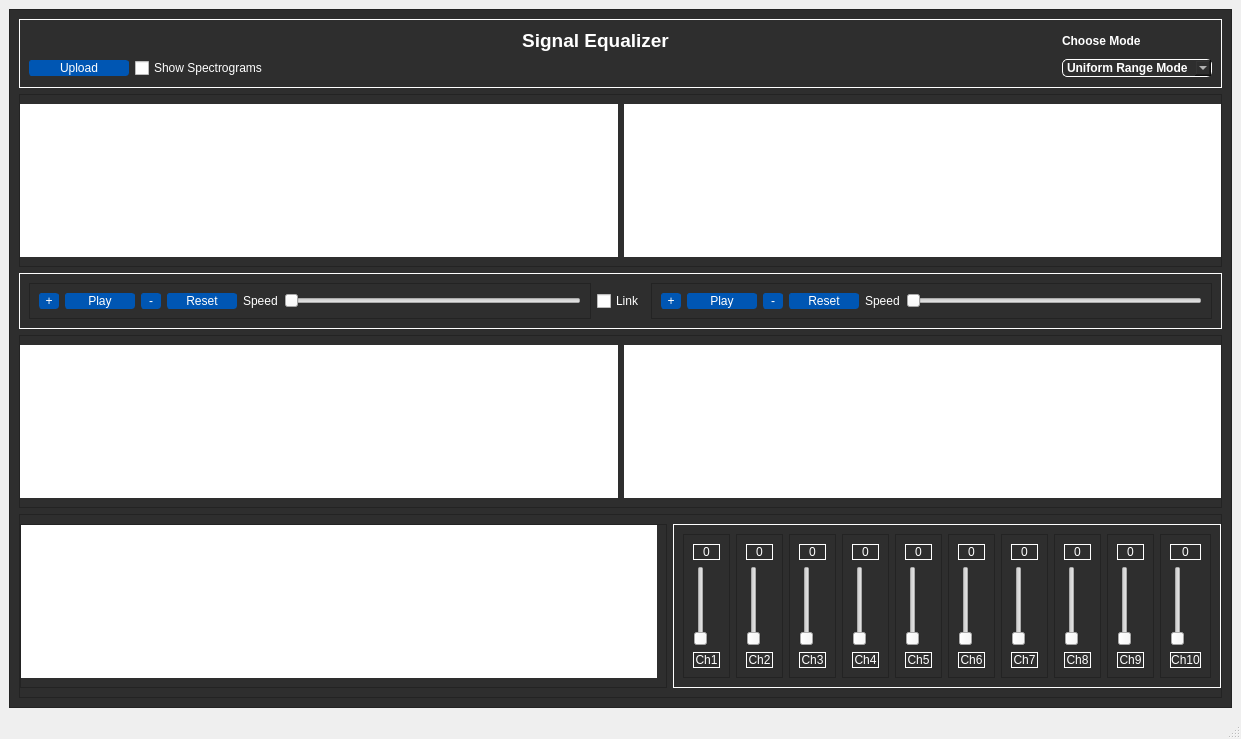
<?xml version="1.0" encoding="UTF-8"?>
<ui version="4.0">
 <class>MainWindow</class>
 <widget class="QMainWindow" name="MainWindow">
  <property name="geometry">
   <rect>
    <x>0</x>
    <y>0</y>
    <width>1241</width>
    <height>739</height>
   </rect>
  </property>
  <property name="windowTitle">
   <string>MainWindow</string>
  </property>
  <widget class="QWidget" name="centralwidget">
   <property name="styleSheet">
    <string notr="true">QFrame{
background-color: #2E2E2E; /* Dark grey */
color: white; /* Optional: Set text color to white for better contrast */
}

PlotWidget{
background-color: #FFFFFF; /* Dark grey */
}</string>
   </property>
   <layout class="QGridLayout" name="gridLayout">
    <item row="0" column="0">
     <widget class="QFrame" name="frame">
      <property name="styleSheet">
       <string notr="true"/>
      </property>
      <property name="frameShape">
       <enum>QFrame::Shape::StyledPanel</enum>
      </property>
      <property name="frameShadow">
       <enum>QFrame::Shadow::Raised</enum>
      </property>
      <layout class="QVBoxLayout" name="verticalLayout">
       <item>
        <widget class="QFrame" name="frame_2">
         <property name="styleSheet">
          <string notr="true"/>
         </property>
         <property name="frameShape">
          <enum>QFrame::Shape::Box</enum>
         </property>
         <property name="frameShadow">
          <enum>QFrame::Shadow::Plain</enum>
         </property>
         <layout class="QGridLayout" name="gridLayout_3">
          <item row="1" column="3">
           <widget class="QComboBox" name="comboBox">
            <property name="maximumSize">
             <size>
              <width>150</width>
              <height>16777215</height>
             </size>
            </property>
            <property name="font">
             <font>
              <bold>true</bold>
             </font>
            </property>
            <property name="styleSheet">
             <string notr="true">QComboBox {
    background-color: #2E2E2E; /* Blue background */
    color: white;                /* White text */
    border: 1px solid #FFFFFF;   /* Border color */
    border-radius: 5px;          /* Rounded corners */
}

</string>
            </property>
            <property name="iconSize">
             <size>
              <width>16</width>
              <height>16</height>
             </size>
            </property>
            <property name="frame">
             <bool>true</bool>
            </property>
            <item>
             <property name="text">
              <string>Uniform Range Mode</string>
             </property>
            </item>
            <item>
             <property name="text">
              <string>Musical Instrumantents Mode</string>
             </property>
            </item>
            <item>
             <property name="text">
              <string>Animal Soounds Mode</string>
             </property>
            </item>
            <item>
             <property name="text">
              <string>ECG Abnoramilities Mode</string>
             </property>
            </item>
           </widget>
          </item>
          <item row="0" column="3">
           <widget class="QLabel" name="label">
            <property name="font">
             <font>
              <bold>true</bold>
             </font>
            </property>
            <property name="text">
             <string>Choose Mode</string>
            </property>
           </widget>
          </item>
          <item row="1" column="1">
           <widget class="QCheckBox" name="checkBox">
            <property name="styleSheet">
             <string notr="true">color: white;</string>
            </property>
            <property name="text">
             <string>Show Spectrograms</string>
            </property>
           </widget>
          </item>
          <item row="0" column="1" alignment="|Qt::AlignmentFlag::AlignTop">
           <widget class="QLabel" name="label_24">
            <property name="font">
             <font>
              <pointsize>14</pointsize>
              <bold>true</bold>
             </font>
            </property>
            <property name="text">
             <string>Signal Equalizer</string>
            </property>
            <property name="alignment">
             <set>Qt::AlignmentFlag::AlignCenter</set>
            </property>
           </widget>
          </item>
          <item row="1" column="0">
           <widget class="QPushButton" name="pushButton">
            <property name="sizePolicy">
             <sizepolicy hsizetype="Preferred" vsizetype="Fixed">
              <horstretch>0</horstretch>
              <verstretch>0</verstretch>
             </sizepolicy>
            </property>
            <property name="maximumSize">
             <size>
              <width>100</width>
              <height>16777215</height>
             </size>
            </property>
            <property name="styleSheet">
             <string notr="true">QPushButton {
    background-color: #0056b3;   /* Blue background */
    color: white;                /* White text */
    border: 1px solid #0056b3;   /* Border color */
    border-radius: 3px;          /* Rounded corners */
}

</string>
            </property>
            <property name="text">
             <string>Upload</string>
            </property>
           </widget>
          </item>
         </layout>
        </widget>
       </item>
       <item>
        <widget class="QFrame" name="frame_3">
         <property name="frameShape">
          <enum>QFrame::Shape::StyledPanel</enum>
         </property>
         <property name="frameShadow">
          <enum>QFrame::Shadow::Raised</enum>
         </property>
         <layout class="QHBoxLayout" name="horizontalLayout_2">
          <property name="leftMargin">
           <number>0</number>
          </property>
          <property name="rightMargin">
           <number>0</number>
          </property>
          <item>
           <widget class="PlotWidget" name="graphicsView">
            <property name="styleSheet">
             <string notr="true">background-color:white;</string>
            </property>
            <property name="frameShape">
             <enum>QFrame::Shape::Box</enum>
            </property>
            <property name="frameShadow">
             <enum>QFrame::Shadow::Plain</enum>
            </property>
            <property name="alignment">
             <set>Qt::AlignmentFlag::AlignCenter</set>
            </property>
           </widget>
          </item>
          <item>
           <widget class="PlotWidget" name="graphicsView_2">
            <property name="styleSheet">
             <string notr="true">background-color:white;</string>
            </property>
            <property name="frameShape">
             <enum>QFrame::Shape::Box</enum>
            </property>
            <property name="frameShadow">
             <enum>QFrame::Shadow::Plain</enum>
            </property>
           </widget>
          </item>
         </layout>
        </widget>
       </item>
       <item>
        <widget class="QFrame" name="frame_8">
         <property name="frameShape">
          <enum>QFrame::Shape::Box</enum>
         </property>
         <property name="frameShadow">
          <enum>QFrame::Shadow::Plain</enum>
         </property>
         <layout class="QHBoxLayout" name="horizontalLayout_4">
          <item>
           <widget class="QFrame" name="frame_4">
            <property name="styleSheet">
             <string notr="true">QPushButton {
    background-color: #0056b3;   /* Blue background */
    color: white;                /* White text */
    border: 1px solid #0056b3;   /* Border color */
    border-radius: 3px;          /* Rounded corners */
}

</string>
            </property>
            <property name="frameShape">
             <enum>QFrame::Shape::StyledPanel</enum>
            </property>
            <property name="frameShadow">
             <enum>QFrame::Shadow::Raised</enum>
            </property>
            <layout class="QHBoxLayout" name="horizontalLayout_3">
             <item>
              <widget class="QPushButton" name="pushButton_3">
               <property name="sizePolicy">
                <sizepolicy hsizetype="Fixed" vsizetype="Fixed">
                 <horstretch>0</horstretch>
                 <verstretch>0</verstretch>
                </sizepolicy>
               </property>
               <property name="minimumSize">
                <size>
                 <width>20</width>
                 <height>0</height>
                </size>
               </property>
               <property name="maximumSize">
                <size>
                 <width>20</width>
                 <height>16777215</height>
                </size>
               </property>
               <property name="text">
                <string>+</string>
               </property>
              </widget>
             </item>
             <item>
              <widget class="QPushButton" name="pushButton_4">
               <property name="minimumSize">
                <size>
                 <width>70</width>
                 <height>0</height>
                </size>
               </property>
               <property name="text">
                <string>Play</string>
               </property>
              </widget>
             </item>
             <item>
              <widget class="QPushButton" name="pushButton_5">
               <property name="minimumSize">
                <size>
                 <width>20</width>
                 <height>0</height>
                </size>
               </property>
               <property name="maximumSize">
                <size>
                 <width>20</width>
                 <height>16777215</height>
                </size>
               </property>
               <property name="text">
                <string>-</string>
               </property>
              </widget>
             </item>
             <item>
              <widget class="QPushButton" name="pushButton_6">
               <property name="sizePolicy">
                <sizepolicy hsizetype="Fixed" vsizetype="Fixed">
                 <horstretch>0</horstretch>
                 <verstretch>0</verstretch>
                </sizepolicy>
               </property>
               <property name="minimumSize">
                <size>
                 <width>70</width>
                 <height>0</height>
                </size>
               </property>
               <property name="styleSheet">
                <string notr="true">QPushButton {
    background-color: #0056b3;   /* Blue background */
    color: white;                /* White text */
    border: 1px solid #0056b3;   /* Border color */
    border-radius: 3px;          /* Rounded corners */
}
QPushButton:pressed {
    background-color: #0056b3;   /* Darker blue when pressed */
}
</string>
               </property>
               <property name="text">
                <string>Reset</string>
               </property>
              </widget>
             </item>
             <item>
              <widget class="QLabel" name="label_2">
               <property name="text">
                <string>Speed</string>
               </property>
              </widget>
             </item>
             <item>
              <widget class="QSlider" name="horizontalSlider">
               <property name="orientation">
                <enum>Qt::Orientation::Horizontal</enum>
               </property>
              </widget>
             </item>
            </layout>
           </widget>
          </item>
          <item>
           <widget class="QCheckBox" name="checkBox_2">
            <property name="styleSheet">
             <string notr="true">color:white;</string>
            </property>
            <property name="text">
             <string>Link</string>
            </property>
           </widget>
          </item>
          <item>
           <widget class="QFrame" name="frame_7">
            <property name="styleSheet">
             <string notr="true">QPushButton {
    background-color: #0056b3;   /* Blue background */
    color: white;                /* White text */
    border: 1px solid #0056b3;   /* Border color */
    border-radius: 3px;          /* Rounded corners */
}</string>
            </property>
            <property name="frameShape">
             <enum>QFrame::Shape::StyledPanel</enum>
            </property>
            <property name="frameShadow">
             <enum>QFrame::Shadow::Raised</enum>
            </property>
            <layout class="QGridLayout" name="gridLayout_6">
             <item row="1" column="0">
              <widget class="QPushButton" name="pushButton_7">
               <property name="minimumSize">
                <size>
                 <width>20</width>
                 <height>0</height>
                </size>
               </property>
               <property name="maximumSize">
                <size>
                 <width>20</width>
                 <height>16777215</height>
                </size>
               </property>
               <property name="text">
                <string>+</string>
               </property>
              </widget>
             </item>
             <item row="1" column="5">
              <widget class="QSlider" name="horizontalSlider_2">
               <property name="orientation">
                <enum>Qt::Orientation::Horizontal</enum>
               </property>
              </widget>
             </item>
             <item row="1" column="4">
              <widget class="QLabel" name="label_3">
               <property name="text">
                <string>Speed</string>
               </property>
              </widget>
             </item>
             <item row="1" column="2">
              <widget class="QPushButton" name="pushButton_9">
               <property name="minimumSize">
                <size>
                 <width>20</width>
                 <height>0</height>
                </size>
               </property>
               <property name="maximumSize">
                <size>
                 <width>20</width>
                 <height>16777215</height>
                </size>
               </property>
               <property name="text">
                <string>-</string>
               </property>
              </widget>
             </item>
             <item row="1" column="3">
              <widget class="QPushButton" name="pushButton_10">
               <property name="minimumSize">
                <size>
                 <width>70</width>
                 <height>0</height>
                </size>
               </property>
               <property name="text">
                <string>Reset</string>
               </property>
              </widget>
             </item>
             <item row="1" column="1">
              <widget class="QPushButton" name="pushButton_8">
               <property name="minimumSize">
                <size>
                 <width>70</width>
                 <height>0</height>
                </size>
               </property>
               <property name="text">
                <string>Play</string>
               </property>
              </widget>
             </item>
            </layout>
           </widget>
          </item>
         </layout>
        </widget>
       </item>
       <item>
        <widget class="QFrame" name="frame_5">
         <property name="frameShape">
          <enum>QFrame::Shape::StyledPanel</enum>
         </property>
         <property name="frameShadow">
          <enum>QFrame::Shadow::Raised</enum>
         </property>
         <layout class="QHBoxLayout" name="horizontalLayout_5">
          <property name="leftMargin">
           <number>0</number>
          </property>
          <property name="rightMargin">
           <number>0</number>
          </property>
          <item>
           <widget class="PlotWidget" name="graphicsView_3">
            <property name="styleSheet">
             <string notr="true">background-color:white;</string>
            </property>
            <property name="frameShape">
             <enum>QFrame::Shape::Box</enum>
            </property>
            <property name="frameShadow">
             <enum>QFrame::Shadow::Plain</enum>
            </property>
           </widget>
          </item>
          <item>
           <widget class="PlotWidget" name="graphicsView_4">
            <property name="styleSheet">
             <string notr="true">background-color:white;</string>
            </property>
            <property name="frameShape">
             <enum>QFrame::Shape::Box</enum>
            </property>
            <property name="frameShadow">
             <enum>QFrame::Shadow::Plain</enum>
            </property>
           </widget>
          </item>
         </layout>
        </widget>
       </item>
       <item>
        <widget class="QFrame" name="frame_6">
         <property name="frameShape">
          <enum>QFrame::Shape::StyledPanel</enum>
         </property>
         <property name="frameShadow">
          <enum>QFrame::Shadow::Raised</enum>
         </property>
         <layout class="QHBoxLayout" name="horizontalLayout_7">
          <property name="leftMargin">
           <number>0</number>
          </property>
          <property name="rightMargin">
           <number>0</number>
          </property>
          <item>
           <widget class="QFrame" name="frame_9">
            <property name="sizePolicy">
             <sizepolicy hsizetype="Preferred" vsizetype="Preferred">
              <horstretch>0</horstretch>
              <verstretch>0</verstretch>
             </sizepolicy>
            </property>
            <property name="minimumSize">
             <size>
              <width>0</width>
              <height>0</height>
             </size>
            </property>
            <property name="maximumSize">
             <size>
              <width>16777215</width>
              <height>16777215</height>
             </size>
            </property>
            <property name="frameShape">
             <enum>QFrame::Shape::StyledPanel</enum>
            </property>
            <property name="frameShadow">
             <enum>QFrame::Shadow::Raised</enum>
            </property>
            <layout class="QVBoxLayout" name="verticalLayout_12">
             <property name="sizeConstraint">
              <enum>QLayout::SizeConstraint::SetDefaultConstraint</enum>
             </property>
             <property name="leftMargin">
              <number>0</number>
             </property>
             <property name="topMargin">
              <number>0</number>
             </property>
             <item>
              <widget class="PlotWidget" name="graphicsView_5">
               <property name="sizePolicy">
                <sizepolicy hsizetype="Expanding" vsizetype="Expanding">
                 <horstretch>0</horstretch>
                 <verstretch>0</verstretch>
                </sizepolicy>
               </property>
               <property name="maximumSize">
                <size>
                 <width>16777215</width>
                 <height>16777215</height>
                </size>
               </property>
               <property name="styleSheet">
                <string notr="true">background-color:white;</string>
               </property>
               <property name="frameShape">
                <enum>QFrame::Shape::Box</enum>
               </property>
               <property name="frameShadow">
                <enum>QFrame::Shadow::Plain</enum>
               </property>
              </widget>
             </item>
            </layout>
           </widget>
          </item>
          <item>
           <widget class="QFrame" name="frame_10">
            <property name="minimumSize">
             <size>
              <width>0</width>
              <height>0</height>
             </size>
            </property>
            <property name="frameShape">
             <enum>QFrame::Shape::Box</enum>
            </property>
            <property name="frameShadow">
             <enum>QFrame::Shadow::Plain</enum>
            </property>
            <layout class="QHBoxLayout" name="horizontalLayout">
             <item>
              <widget class="QFrame" name="frame_11">
               <property name="frameShape">
                <enum>QFrame::Shape::StyledPanel</enum>
               </property>
               <property name="frameShadow">
                <enum>QFrame::Shadow::Raised</enum>
               </property>
               <layout class="QVBoxLayout" name="verticalLayout_4">
                <item>
                 <widget class="QLabel" name="label_4">
                  <property name="frameShape">
                   <enum>QFrame::Shape::Box</enum>
                  </property>
                  <property name="text">
                   <string>0</string>
                  </property>
                  <property name="alignment">
                   <set>Qt::AlignmentFlag::AlignCenter</set>
                  </property>
                 </widget>
                </item>
                <item alignment="">
                 <widget class="QSlider" name="verticalSlider">
                  <property name="orientation">
                   <enum>Qt::Orientation::Vertical</enum>
                  </property>
                 </widget>
                </item>
                <item>
                 <widget class="QLabel" name="label_5">
                  <property name="minimumSize">
                   <size>
                    <width>27</width>
                    <height>0</height>
                   </size>
                  </property>
                  <property name="maximumSize">
                   <size>
                    <width>40</width>
                    <height>16777215</height>
                   </size>
                  </property>
                  <property name="frameShape">
                   <enum>QFrame::Shape::Box</enum>
                  </property>
                  <property name="frameShadow">
                   <enum>QFrame::Shadow::Plain</enum>
                  </property>
                  <property name="text">
                   <string>Ch1</string>
                  </property>
                  <property name="alignment">
                   <set>Qt::AlignmentFlag::AlignCenter</set>
                  </property>
                  <property name="margin">
                   <number>2</number>
                  </property>
                 </widget>
                </item>
               </layout>
              </widget>
             </item>
             <item>
              <widget class="QFrame" name="frame_12">
               <property name="frameShape">
                <enum>QFrame::Shape::StyledPanel</enum>
               </property>
               <property name="frameShadow">
                <enum>QFrame::Shadow::Raised</enum>
               </property>
               <layout class="QVBoxLayout" name="verticalLayout_5">
                <item>
                 <widget class="QLabel" name="label_7">
                  <property name="frameShape">
                   <enum>QFrame::Shape::Box</enum>
                  </property>
                  <property name="text">
                   <string>0</string>
                  </property>
                  <property name="alignment">
                   <set>Qt::AlignmentFlag::AlignCenter</set>
                  </property>
                 </widget>
                </item>
                <item alignment="">
                 <widget class="QSlider" name="verticalSlider_2">
                  <property name="orientation">
                   <enum>Qt::Orientation::Vertical</enum>
                  </property>
                 </widget>
                </item>
                <item>
                 <widget class="QLabel" name="label_6">
                  <property name="minimumSize">
                   <size>
                    <width>27</width>
                    <height>0</height>
                   </size>
                  </property>
                  <property name="maximumSize">
                   <size>
                    <width>40</width>
                    <height>16777215</height>
                   </size>
                  </property>
                  <property name="frameShape">
                   <enum>QFrame::Shape::Box</enum>
                  </property>
                  <property name="frameShadow">
                   <enum>QFrame::Shadow::Plain</enum>
                  </property>
                  <property name="text">
                   <string>Ch2</string>
                  </property>
                  <property name="alignment">
                   <set>Qt::AlignmentFlag::AlignCenter</set>
                  </property>
                  <property name="margin">
                   <number>2</number>
                  </property>
                 </widget>
                </item>
               </layout>
              </widget>
             </item>
             <item>
              <widget class="QFrame" name="frame_13">
               <property name="frameShape">
                <enum>QFrame::Shape::StyledPanel</enum>
               </property>
               <property name="frameShadow">
                <enum>QFrame::Shadow::Raised</enum>
               </property>
               <layout class="QVBoxLayout" name="verticalLayout_6">
                <item>
                 <widget class="QLabel" name="label_9">
                  <property name="frameShape">
                   <enum>QFrame::Shape::Box</enum>
                  </property>
                  <property name="text">
                   <string>0</string>
                  </property>
                  <property name="alignment">
                   <set>Qt::AlignmentFlag::AlignCenter</set>
                  </property>
                 </widget>
                </item>
                <item alignment="">
                 <widget class="QSlider" name="verticalSlider_3">
                  <property name="orientation">
                   <enum>Qt::Orientation::Vertical</enum>
                  </property>
                 </widget>
                </item>
                <item>
                 <widget class="QLabel" name="label_8">
                  <property name="minimumSize">
                   <size>
                    <width>27</width>
                    <height>0</height>
                   </size>
                  </property>
                  <property name="maximumSize">
                   <size>
                    <width>40</width>
                    <height>16777215</height>
                   </size>
                  </property>
                  <property name="frameShape">
                   <enum>QFrame::Shape::Box</enum>
                  </property>
                  <property name="frameShadow">
                   <enum>QFrame::Shadow::Plain</enum>
                  </property>
                  <property name="text">
                   <string>Ch3</string>
                  </property>
                  <property name="alignment">
                   <set>Qt::AlignmentFlag::AlignCenter</set>
                  </property>
                  <property name="margin">
                   <number>2</number>
                  </property>
                 </widget>
                </item>
               </layout>
              </widget>
             </item>
             <item>
              <widget class="QFrame" name="frame_14">
               <property name="frameShape">
                <enum>QFrame::Shape::StyledPanel</enum>
               </property>
               <property name="frameShadow">
                <enum>QFrame::Shadow::Raised</enum>
               </property>
               <layout class="QVBoxLayout" name="verticalLayout_7">
                <item>
                 <widget class="QLabel" name="label_11">
                  <property name="frameShape">
                   <enum>QFrame::Shape::Box</enum>
                  </property>
                  <property name="text">
                   <string>0</string>
                  </property>
                  <property name="alignment">
                   <set>Qt::AlignmentFlag::AlignCenter</set>
                  </property>
                 </widget>
                </item>
                <item alignment="">
                 <widget class="QSlider" name="verticalSlider_4">
                  <property name="orientation">
                   <enum>Qt::Orientation::Vertical</enum>
                  </property>
                 </widget>
                </item>
                <item>
                 <widget class="QLabel" name="label_10">
                  <property name="minimumSize">
                   <size>
                    <width>27</width>
                    <height>0</height>
                   </size>
                  </property>
                  <property name="maximumSize">
                   <size>
                    <width>40</width>
                    <height>16777215</height>
                   </size>
                  </property>
                  <property name="frameShape">
                   <enum>QFrame::Shape::Box</enum>
                  </property>
                  <property name="frameShadow">
                   <enum>QFrame::Shadow::Plain</enum>
                  </property>
                  <property name="text">
                   <string>Ch4</string>
                  </property>
                  <property name="alignment">
                   <set>Qt::AlignmentFlag::AlignCenter</set>
                  </property>
                  <property name="margin">
                   <number>2</number>
                  </property>
                 </widget>
                </item>
               </layout>
              </widget>
             </item>
             <item>
              <widget class="QFrame" name="frame_19">
               <property name="frameShape">
                <enum>QFrame::Shape::StyledPanel</enum>
               </property>
               <property name="frameShadow">
                <enum>QFrame::Shadow::Raised</enum>
               </property>
               <layout class="QVBoxLayout" name="verticalLayout_8">
                <item>
                 <widget class="QLabel" name="label_21">
                  <property name="frameShape">
                   <enum>QFrame::Shape::Box</enum>
                  </property>
                  <property name="text">
                   <string>0</string>
                  </property>
                  <property name="alignment">
                   <set>Qt::AlignmentFlag::AlignCenter</set>
                  </property>
                 </widget>
                </item>
                <item alignment="">
                 <widget class="QSlider" name="verticalSlider_9">
                  <property name="orientation">
                   <enum>Qt::Orientation::Vertical</enum>
                  </property>
                 </widget>
                </item>
                <item>
                 <widget class="QLabel" name="label_20">
                  <property name="minimumSize">
                   <size>
                    <width>27</width>
                    <height>0</height>
                   </size>
                  </property>
                  <property name="maximumSize">
                   <size>
                    <width>40</width>
                    <height>16777215</height>
                   </size>
                  </property>
                  <property name="frameShape">
                   <enum>QFrame::Shape::Box</enum>
                  </property>
                  <property name="frameShadow">
                   <enum>QFrame::Shadow::Plain</enum>
                  </property>
                  <property name="text">
                   <string>Ch5</string>
                  </property>
                  <property name="alignment">
                   <set>Qt::AlignmentFlag::AlignCenter</set>
                  </property>
                  <property name="margin">
                   <number>2</number>
                  </property>
                 </widget>
                </item>
               </layout>
              </widget>
             </item>
             <item>
              <widget class="QFrame" name="frame_15">
               <property name="frameShape">
                <enum>QFrame::Shape::StyledPanel</enum>
               </property>
               <property name="frameShadow">
                <enum>QFrame::Shadow::Raised</enum>
               </property>
               <layout class="QVBoxLayout" name="verticalLayout_9">
                <item>
                 <widget class="QLabel" name="label_13">
                  <property name="frameShape">
                   <enum>QFrame::Shape::Box</enum>
                  </property>
                  <property name="text">
                   <string>0</string>
                  </property>
                  <property name="alignment">
                   <set>Qt::AlignmentFlag::AlignCenter</set>
                  </property>
                 </widget>
                </item>
                <item alignment="">
                 <widget class="QSlider" name="verticalSlider_5">
                  <property name="orientation">
                   <enum>Qt::Orientation::Vertical</enum>
                  </property>
                 </widget>
                </item>
                <item>
                 <widget class="QLabel" name="label_12">
                  <property name="minimumSize">
                   <size>
                    <width>27</width>
                    <height>0</height>
                   </size>
                  </property>
                  <property name="maximumSize">
                   <size>
                    <width>40</width>
                    <height>16777215</height>
                   </size>
                  </property>
                  <property name="frameShape">
                   <enum>QFrame::Shape::Box</enum>
                  </property>
                  <property name="frameShadow">
                   <enum>QFrame::Shadow::Plain</enum>
                  </property>
                  <property name="text">
                   <string>Ch6</string>
                  </property>
                  <property name="alignment">
                   <set>Qt::AlignmentFlag::AlignCenter</set>
                  </property>
                  <property name="margin">
                   <number>2</number>
                  </property>
                 </widget>
                </item>
               </layout>
              </widget>
             </item>
             <item>
              <widget class="QFrame" name="frame_20">
               <property name="frameShape">
                <enum>QFrame::Shape::StyledPanel</enum>
               </property>
               <property name="frameShadow">
                <enum>QFrame::Shadow::Raised</enum>
               </property>
               <layout class="QVBoxLayout" name="verticalLayout_10">
                <item>
                 <widget class="QLabel" name="label_23">
                  <property name="frameShape">
                   <enum>QFrame::Shape::Box</enum>
                  </property>
                  <property name="text">
                   <string>0</string>
                  </property>
                  <property name="alignment">
                   <set>Qt::AlignmentFlag::AlignCenter</set>
                  </property>
                 </widget>
                </item>
                <item alignment="">
                 <widget class="QSlider" name="verticalSlider_10">
                  <property name="orientation">
                   <enum>Qt::Orientation::Vertical</enum>
                  </property>
                 </widget>
                </item>
                <item>
                 <widget class="QLabel" name="label_22">
                  <property name="minimumSize">
                   <size>
                    <width>27</width>
                    <height>0</height>
                   </size>
                  </property>
                  <property name="maximumSize">
                   <size>
                    <width>40</width>
                    <height>16777215</height>
                   </size>
                  </property>
                  <property name="frameShape">
                   <enum>QFrame::Shape::Box</enum>
                  </property>
                  <property name="frameShadow">
                   <enum>QFrame::Shadow::Plain</enum>
                  </property>
                  <property name="text">
                   <string>Ch7</string>
                  </property>
                  <property name="alignment">
                   <set>Qt::AlignmentFlag::AlignCenter</set>
                  </property>
                  <property name="margin">
                   <number>2</number>
                  </property>
                 </widget>
                </item>
               </layout>
              </widget>
             </item>
             <item>
              <widget class="QFrame" name="frame_16">
               <property name="frameShape">
                <enum>QFrame::Shape::StyledPanel</enum>
               </property>
               <property name="frameShadow">
                <enum>QFrame::Shadow::Raised</enum>
               </property>
               <layout class="QVBoxLayout" name="verticalLayout_11">
                <item>
                 <widget class="QLabel" name="label_15">
                  <property name="frameShape">
                   <enum>QFrame::Shape::Box</enum>
                  </property>
                  <property name="text">
                   <string>0</string>
                  </property>
                  <property name="alignment">
                   <set>Qt::AlignmentFlag::AlignCenter</set>
                  </property>
                 </widget>
                </item>
                <item alignment="">
                 <widget class="QSlider" name="verticalSlider_6">
                  <property name="orientation">
                   <enum>Qt::Orientation::Vertical</enum>
                  </property>
                 </widget>
                </item>
                <item>
                 <widget class="QLabel" name="label_14">
                  <property name="minimumSize">
                   <size>
                    <width>27</width>
                    <height>0</height>
                   </size>
                  </property>
                  <property name="maximumSize">
                   <size>
                    <width>40</width>
                    <height>16777215</height>
                   </size>
                  </property>
                  <property name="frameShape">
                   <enum>QFrame::Shape::Box</enum>
                  </property>
                  <property name="frameShadow">
                   <enum>QFrame::Shadow::Plain</enum>
                  </property>
                  <property name="text">
                   <string>Ch8</string>
                  </property>
                  <property name="alignment">
                   <set>Qt::AlignmentFlag::AlignCenter</set>
                  </property>
                  <property name="margin">
                   <number>2</number>
                  </property>
                 </widget>
                </item>
               </layout>
              </widget>
             </item>
             <item>
              <widget class="QFrame" name="frame_17">
               <property name="frameShape">
                <enum>QFrame::Shape::StyledPanel</enum>
               </property>
               <property name="frameShadow">
                <enum>QFrame::Shadow::Raised</enum>
               </property>
               <layout class="QVBoxLayout" name="verticalLayout_3">
                <item>
                 <widget class="QLabel" name="label_17">
                  <property name="frameShape">
                   <enum>QFrame::Shape::Box</enum>
                  </property>
                  <property name="text">
                   <string>0</string>
                  </property>
                  <property name="alignment">
                   <set>Qt::AlignmentFlag::AlignCenter</set>
                  </property>
                 </widget>
                </item>
                <item alignment="">
                 <widget class="QSlider" name="verticalSlider_7">
                  <property name="orientation">
                   <enum>Qt::Orientation::Vertical</enum>
                  </property>
                 </widget>
                </item>
                <item>
                 <widget class="QLabel" name="label_16">
                  <property name="minimumSize">
                   <size>
                    <width>27</width>
                    <height>0</height>
                   </size>
                  </property>
                  <property name="maximumSize">
                   <size>
                    <width>40</width>
                    <height>16777215</height>
                   </size>
                  </property>
                  <property name="frameShape">
                   <enum>QFrame::Shape::Box</enum>
                  </property>
                  <property name="frameShadow">
                   <enum>QFrame::Shadow::Plain</enum>
                  </property>
                  <property name="text">
                   <string>Ch9</string>
                  </property>
                  <property name="alignment">
                   <set>Qt::AlignmentFlag::AlignCenter</set>
                  </property>
                  <property name="margin">
                   <number>2</number>
                  </property>
                 </widget>
                </item>
               </layout>
              </widget>
             </item>
             <item>
              <widget class="QFrame" name="frame_18">
               <property name="frameShape">
                <enum>QFrame::Shape::StyledPanel</enum>
               </property>
               <property name="frameShadow">
                <enum>QFrame::Shadow::Raised</enum>
               </property>
               <layout class="QVBoxLayout" name="verticalLayout_2">
                <item>
                 <widget class="QLabel" name="label_19">
                  <property name="frameShape">
                   <enum>QFrame::Shape::Box</enum>
                  </property>
                  <property name="text">
                   <string>0</string>
                  </property>
                  <property name="alignment">
                   <set>Qt::AlignmentFlag::AlignCenter</set>
                  </property>
                 </widget>
                </item>
                <item alignment="">
                 <widget class="QSlider" name="verticalSlider_8">
                  <property name="orientation">
                   <enum>Qt::Orientation::Vertical</enum>
                  </property>
                 </widget>
                </item>
                <item>
                 <widget class="QLabel" name="label_18">
                  <property name="minimumSize">
                   <size>
                    <width>27</width>
                    <height>0</height>
                   </size>
                  </property>
                  <property name="maximumSize">
                   <size>
                    <width>40</width>
                    <height>16777215</height>
                   </size>
                  </property>
                  <property name="frameShape">
                   <enum>QFrame::Shape::Box</enum>
                  </property>
                  <property name="frameShadow">
                   <enum>QFrame::Shadow::Plain</enum>
                  </property>
                  <property name="text">
                   <string>Ch10</string>
                  </property>
                  <property name="alignment">
                   <set>Qt::AlignmentFlag::AlignCenter</set>
                  </property>
                  <property name="margin">
                   <number>2</number>
                  </property>
                 </widget>
                </item>
               </layout>
              </widget>
             </item>
            </layout>
           </widget>
          </item>
         </layout>
        </widget>
       </item>
      </layout>
      <zorder>frame_8</zorder>
      <zorder>frame_2</zorder>
      <zorder>frame_3</zorder>
      <zorder>frame_5</zorder>
      <zorder>frame_6</zorder>
     </widget>
    </item>
   </layout>
  </widget>
  <widget class="QMenuBar" name="menubar">
   <property name="geometry">
    <rect>
     <x>0</x>
     <y>0</y>
     <width>1241</width>
     <height>22</height>
    </rect>
   </property>
  </widget>
  <widget class="QStatusBar" name="statusbar"/>
 </widget>
 <customwidgets>
  <customwidget>
   <class>PlotWidget</class>
   <extends>QGraphicsView</extends>
   <header>pyqtgraph</header>
  </customwidget>
 </customwidgets>
 <resources/>
 <connections/>
</ui>
